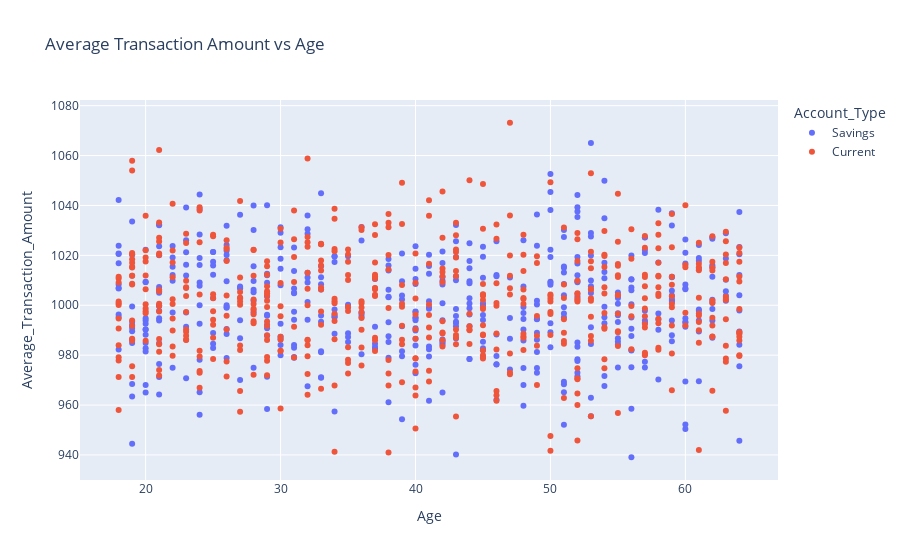

The notebook cell this image was saved under:
### Code cell
fig=px.scatter(data,x='Age',y='Average_Transaction_Amount',color='Account_Type',title='Average Transaction Amount vs Age')
fig.show()

### Figure 1 — Plotly figure (JSON) as saved in the notebook; plotly's stock layout.template omitted (floating-point values rounded to 4 significant figures; data arrays with more than 128 entries replaced by an {"elided": "..."} marker saying what was removed)
{"data": [{"hovertemplate": "Account_Type=Savings<br>Age=%{x}<br>Average_Transaction_Amount=%{y}<extra></extra>", "legendgroup": "Savings", "marker": {"color": "#636efa", "symbol": "circle"}, "mode": "markers", "name": "Savings", "orientation": "v", "showlegend": true, "type": "scatter", "x": {"elided": "484 int values"}, "xaxis": "x", "y": {"elided": "484 float values"}, "yaxis": "y"}, {"hovertemplate": "Account_Type=Current<br>Age=%{x}<br>Average_Transaction_Amount=%{y}<extra></extra>", "legendgroup": "Current", "marker": {"color": "#EF553B", "symbol": "circle"}, "mode": "markers", "name": "Current", "orientation": "v", "showlegend": true, "type": "scatter", "x": {"elided": "516 int values"}, "xaxis": "x", "y": {"elided": "516 float values"}, "yaxis": "y"}], "layout": {"legend": {"title": {"text": "Account_Type"}, "tracegroupgap": 0}, "title": {"text": "Average Transaction Amount vs Age"}, "xaxis": {"anchor": "y", "domain": [0, 1], "title": {"text": "Age"}}, "yaxis": {"anchor": "x", "domain": [0, 1], "title": {"text": "Average_Transaction_Amount"}}}}
